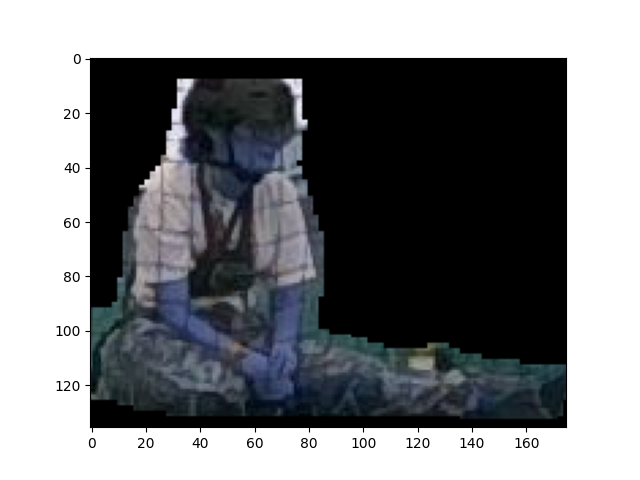
#> input picture pyVHR/pyVHR/videos/original_im.png, 640 x 480 px
$ python -i skin_detection_hsv.py   (imports and definitions only)
#> lines starting #> are read from the running program, lines starting #| are printed output that depends on the picture; after the words box and inside, x2 and y2 are one past the last pixel; in counts of white or black regions, pixels touching at a corner belong together
#> further down, picture is the input picture: shape (480, 640, 3); mean B, G, R 129.3, 126.7, 124.9
import numpy as np
import cv2
from sklearn.cluster import KMeans
from collections import Counter
import imutils
import pprint
from matplotlib import pyplot as plt


def extractSkin(image):
    # Taking a copy of the image
    img = image.copy()
    # Converting from BGR Colours Space to HSV
    img = cv2.cvtColor(img, cv2.COLOR_BGR2HSV)
#> img: shape (480, 640, 3); mean H, S, V 28.6, 17.6, 129.4

    # Defining HSV Threadholds
    lower_threshold = np.array([0, 48, 80], dtype=np.uint8)
    upper_threshold = np.array([20, 255, 255], dtype=np.uint8)

    # Single Channel mask,denoting presence of colours in the about threshold
    skinMask = cv2.inRange(img, lower_threshold, upper_threshold)
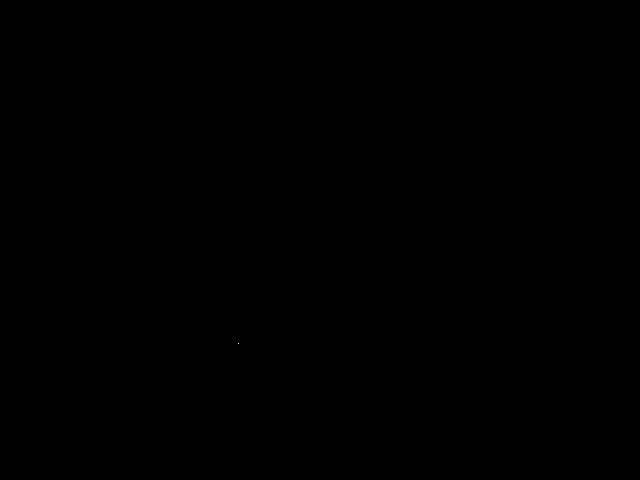
#> skinMask: shape (480, 640); 0% white in thin lines or dots, all inside (x1, y1, x2, y2) = (238, 343, 239, 344)

    # Cleaning up mask using Gaussian Filter
    skinMask = cv2.GaussianBlur(skinMask, (3, 3), 0)

    # Extracting skin from the threshold mask
    skin = cv2.bitwise_and(img, img, mask=skinMask)
#> skin: shape (480, 640, 3); mean H, S, V 0, 0, 0

    # Return the Skin image
    return cv2.cvtColor(skin, cv2.COLOR_HSV2BGR)


# [121 lines left out: functions removeBlack, getColorInformation, extractDominantColor, plotColorBar, not called in this run]


"""## Section Two.4.2 : Putting it All together: Pretty Print
The function makes print out the color information in a readable manner
"""


# [4 lines left out: function prety_print_data, not called in this run]


"""
The below lines of code, is the implementation of the above defined function.
"""

'''
Skin Image Primary : https://raw.githubusercontent.com/octalpixel/Skin-Extraction-from-Image-and-Finding-Dominant-Color/master/82764696-open-palm-hand-gesture-of-male-hand_image_from_123rf.com.jpg
Skin Image One     : https://raw.githubusercontent.com/octalpixel/Skin-Extraction-from-Image-and-Finding-Dominant-Color/master/skin.jpg
Skin Image Two     : https://raw.githubusercontent.com/octalpixel/Skin-Extraction-from-Image-and-Finding-Dominant-Color/master/skin_2.jpg
Skin Image Three   : https://raw.githubusercontent.com/octalpixel/Skin-Extraction-from-Image-and-Finding-Dominant-Color/master/Human-Hands-Front-Back-Image-From-Wikipedia.jpg
'''


# Get Image from URL. If you want to upload an image file and use that comment the below code and replace with  image=cv2.imread("FILE_NAME")
# image = imutils.url_to_image(
#     "https://raw.githubusercontent.com/octalpixel/Skin-Extraction-from-Image-and-Finding-Dominant-Color/master/82764696-open-palm-hand-gesture-of-male-hand_image_from_123rf.com.jpg")


# Resize image to a width of 250
# [1 line that did not run here, left out]

# Show image
# [3 lines not run here, left out]
# plt.show()

# Apply Skin Mask
# [1 line that did not run here, left out]

# [3 lines not run here, left out]
# plt.show()

# Find the dominant color. Default is 1 , pass the parameter 'number_of_colors=N' where N is the specified number of colors
# [1 line that did not run here, left out]

# Show in the dominant color information
# [5 lines not run here, left out]
# [1 line that did not run here, left out]
# [7 lines not run here, left out]

>>> import cv2
>>> picture = cv2.imread('../../../../pyVHR/pyVHR/videos/original_im.png')
>>> result = extractSkin(picture)
